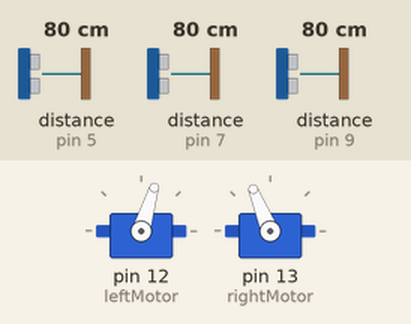
Recording of a sketch running on a simulated Arduino Uno, built with avr-gcc and run on an emulated ATmega328P. On the bench: 2 × servo. Wiring (inferred from the names in the program): 3 × ultrasonic range finder: trigger pin 4, echo pin 5 / trigger pin 6, echo pin 7 / trigger pin 8, echo pin 9. Inputs (shaded band) come from the test bench; at power-on: distance to the obstacle (sensors on pin 7, pin 5, pin 9) 80 cm. The echo pulse lasts 58.3 µs per cm; what the sketch prints to the serial monitor is not drawn.

Above: at 1.2 s.
1.3 s: distance to the obstacle (sensor on pin 7) set to 4 cm
At 1.61 s:
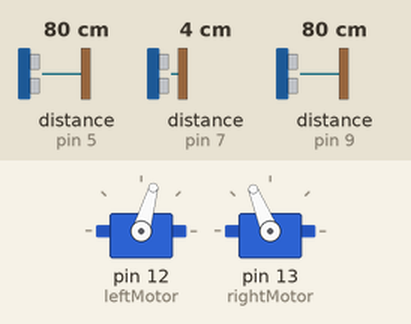
3.3 s: distance to the obstacle (sensor on pin 5) set to 12 cm
4.8 s: distance to the obstacle (sensor on pin 5) set to 9 cm
At 5.3 s:
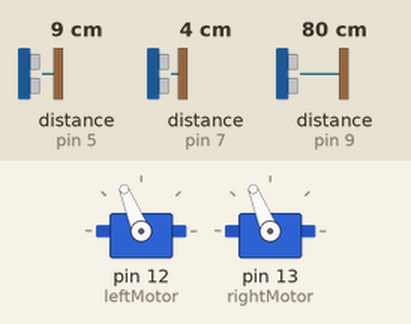
6.3 s: distance to the obstacle (sensor on pin 9) set to 5 cm
7.8 s: distance to the obstacle (sensor on pin 9) set to 2 cm
At 8.6 s:
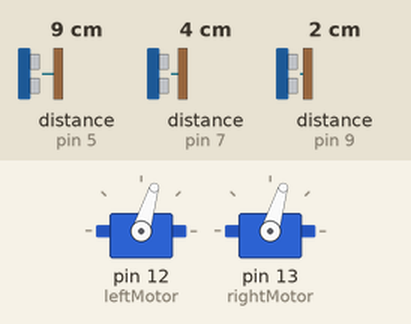
9.4 s: distance to the obstacle (sensor on pin 9) set to 9 cm
At 10.1 s:
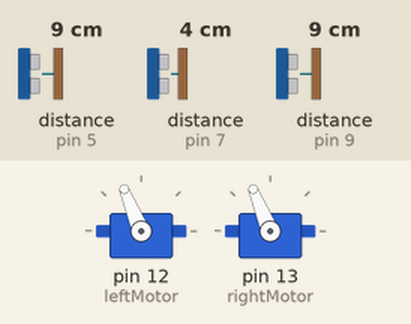
Timing chart, 0 to 11.9 s (numbered marks = the images above; inputs shaded):
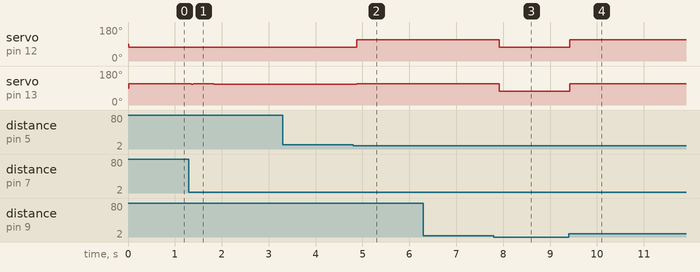

The sketch:

NewPID.ino
```cpp
#include <Servo.h>

// Define pins for ultrasonic sensors
#define TRIGPIN_FRONT  4
#define ECHOPIN_FRONT  5
#define TRIGPIN_LEFT   6
#define ECHOPIN_LEFT   7
#define TRIGPIN_RIGHT  8
#define ECHOPIN_RIGHT  9

// Define ultrasonic distance variables
int distanceFront, distanceLeft, distanceRight;

// Define movement pulses
const int stopPulse = 1500;         // Neutral position for stop
const int forwardPulse = 1700;      // Adjust for forward speed (values > 1500)
const int backwardPulse = 1300;     // Adjust for backward speed (values < 1500)

int leftWheelPulse;
int rightWheelPulse;

// Define PID variables
float error = 0;
float last_error = 0;
float integral = 0;
float derivative = 0;
float PID_value = 0;

// Recommended PID constants (adjust based on your specific robot)
const float Kp = 2.5;  // Proportional gain
const float Ki = 0.05; // Integral gain (small to prevent windup)
const float Kd = 1.8;  // Derivative gain

// Setpoint for left wall following (target distance from wall in cm)
const int left_setpoint = 5;

// Create Servo objects for motors
Servo leftMotor;
Servo rightMotor;

void setup() {
  Serial.begin(9600);

  // Initialize ultrasonic sensor pins
  pinMode(TRIGPIN_FRONT, OUTPUT);
  pinMode(ECHOPIN_FRONT, INPUT);
  pinMode(TRIGPIN_LEFT, OUTPUT);
  pinMode(ECHOPIN_LEFT, INPUT);
  pinMode(TRIGPIN_RIGHT, OUTPUT);
  pinMode(ECHOPIN_RIGHT, INPUT);

  // Attach motors
  leftMotor.attach(12);   // Assuming left motor is on pin 12
  rightMotor.attach(13);  // Assuming right motor is on pin 13
}

// Function to measure distance for a given ultrasonic sensor
int measureDistance(int trigPin, int echoPin) {
  digitalWrite(trigPin, LOW);
  delayMicroseconds(2);
  digitalWrite(trigPin, HIGH);
  delayMicroseconds(10);
  digitalWrite(trigPin, LOW);
  return pulseIn(echoPin, HIGH) * 0.034 / 2;  // Convert time to distance in cm
}

// Function to calculate the PID value for left wall following
float calculatePID(float current_distance) {
    error = left_setpoint - current_distance;

    // Prevent integral wind-up by clamping
    integral += error;
    if (integral > 50) integral = 50;
    if (integral < -50) integral = -50;

    derivative = error - last_error;
    PID_value = Kp * error + Ki * integral + Kd * derivative;

    // Clamp PID_value to prevent out-of-range motor commands
    if (PID_value > 45) PID_value = 45;
    if (PID_value < -45) PID_value = -45;

    last_error = error;
    return PID_value;
}

void sharp_right() {
  Serial.println("Turning right");
  leftMotor.writeMicroseconds(forwardPulse);
  rightMotor.writeMicroseconds(forwardPulse);
  delay(500);  // Adjust turn duration as needed
}

void sharp_left() {
  Serial.println("Turning left");
  leftMotor.writeMicroseconds(backwardPulse);
  rightMotor.writeMicroseconds(backwardPulse);
  delay(500);  // Adjust turn duration as needed
}

void stop_robot() {
  leftMotor.writeMicroseconds(stopPulse);
  rightMotor.writeMicroseconds(stopPulse);
}

void setMotorSpeed(float pid_output) {
  // Base forward movement pulses
  int leftBasePulse = 1300;   // Backwards pulse for forward movement
  int rightBasePulse = 1700;  // Forward pulse for forward movement

  // Apply PID correction
  int leftCorrectedPulse = leftBasePulse + pid_output;
  int rightCorrectedPulse = rightBasePulse - pid_output;

  // Ensure pulses stay within valid range
  leftCorrectedPulse = constrain(leftCorrectedPulse, 1300, 1500);
  rightCorrectedPulse = constrain(rightCorrectedPulse, 1500, 1700);

  // Write corrected pulses to motors
  leftMotor.writeMicroseconds(leftCorrectedPulse);
  rightMotor.writeMicroseconds(rightCorrectedPulse);
}

void navigate() {
  // Measure distances using ultrasonic sensors
  distanceFront = measureDistance(TRIGPIN_FRONT, ECHOPIN_FRONT);
  distanceLeft = measureDistance(TRIGPIN_LEFT, ECHOPIN_LEFT);
  distanceRight = measureDistance(TRIGPIN_RIGHT, ECHOPIN_RIGHT);

  // Debugging outputS
  Serial.print("Front: "); Serial.print(distanceFront);
  Serial.print(" cm, Left: "); Serial.print(distanceLeft);
  Serial.print(" cm, Right: "); Serial.print(distanceRight);

  // Obstacle avoidance and navigation logic
  if (distanceFront < 10) {
    // Obstacle directly in front
    if (distanceRight > distanceLeft) {
        Serial.println("Turning rights");
        sharp_right();
    } else if (distanceLeft > distanceRight) {
        if (distanceLeft > 1100){
          sharp_right();
        }else{
          Serial.println("Turning lefts");
          sharp_left();
        }
    } else {
        Serial.println("Moving forward");
    }
    return;
  }

  if (distanceLeft < 7 && distanceFront < 7 && distanceRight > 10) {
    // Tight corner scenario
    sharp_right();
    return;
  }

  // Normal wall following using PID
  if (distanceLeft > 0 && distanceLeft < 50) {
    float pid_output = calculatePID(distanceLeft);
    Serial.print(" PID: "); Serial.println(pid_output);

    // Use PID to adjust direction while maintaining forward movement
    setMotorSpeed(pid_output);
  } else {
    // If no clear wall detected, move forward
    setMotorSpeed(0);
  }
}

void loop() {
  navigate();
}
```

Measured:
- the behaviour switches between 11 and 10 cm on distance to the obstacle (sensor on pin 5) (found by bisection; images 1 and 2)
- the behaviour switches between 4 and 3 cm on distance to the obstacle (sensor on pin 9) (found by bisection; images 2 and 3)
- after the input at 1.3 s, servo on pin 12 (leftMotor): 73° → 74° after 0.05 s; servo on pin 13 (rightMotor): 112° → 111° after 0.53 s
- after the input at 3.3 s, every drawn part: stays the same
- after the input at 4.8 s, servo on pin 12 (leftMotor): 74° → 112° after 0.08 s; servo on pin 13 (rightMotor): 111° → 112° after 0.08 s
- after the input at 6.3 s, every drawn part: stays the same
- after the input at 7.8 s, servo on pin 12 (leftMotor), servo on pin 13 (rightMotor): 112° → 73° after 0.11 s
- after the input at 9.4 s, servo on pin 12 (leftMotor), servo on pin 13 (rightMotor): 73° → 112° at once
